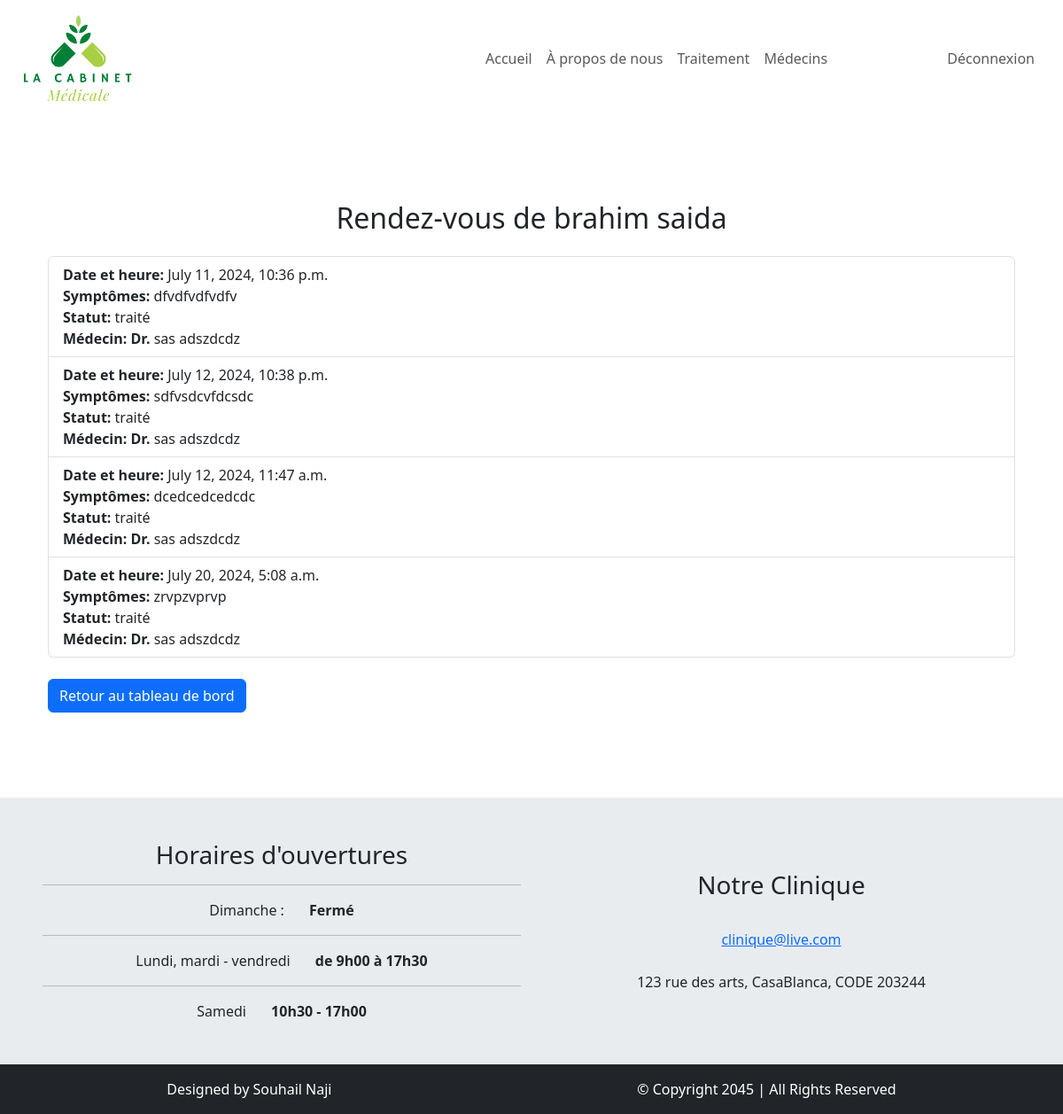
The app's page /voir_rendez_vous/4/ with its own data.
### pages/models.py (models this page shows, shortened)
class Patient(models.Model):
    id = models.AutoField(primary_key=True)
    nom = models.CharField(max_length=100)
    prenom = models.CharField(max_length=100)
    dateNaissance = models.DateField()
    adresse = models.CharField(max_length=255)
    telephone = models.CharField(max_length=20)
    email = models.EmailField()
    password = models.CharField(max_length=100)
    created_at = models.DateTimeField(auto_now_add=True)

class RendezVous(models.Model):
    id = models.AutoField(primary_key=True)
    dateHeure = models.DateTimeField()
    statut = models.CharField(max_length=50)
    symptome = models.CharField(max_length=255)
    patient = models.ForeignKey(Patient, on_delete=models.CASCADE)
    medecin = models.ForeignKey(Medecin, on_delete=models.CASCADE, null=True)
    checking = models.BooleanField(default=False)

class Medecin(models.Model):
    id = models.AutoField(primary_key=True)
    nom = models.CharField(max_length=100)
    prenom = models.CharField(max_length=100)
    specialite = models.CharField(max_length=100)
    licence = models.CharField(max_length=10)

### pages/views.py (the view)
# urls.py: path('voir_rendez_vous/<int:idpatient>/',views.voir_rendez_vous,name='voir_rendez_vous'),
def voir_rendez_vous(request, idpatient):
    patient = get_object_or_404(Patient, id=idpatient)
    rendezvous_list = RendezVous.objects.filter(patient=patient)
    return render(request, 'pages/voir_rendez_vous.html', {'patient': patient, 'rendezvous_list': rendezvous_list})

### templates/pages/voir_rendez_vous.html (shortened to what this page needs)
{% load static %}
<!DOCTYPE html>
<html lang="en">
<head>
    <link href="https://cdn.jsdelivr.net/npm/bootstrap@5.3.3/dist/css/bootstrap.min.css" rel="stylesheet">
</head>
<body>
    <nav class="navbar navbar-expand-lg bg-body-white py-3 px-4">
        <div class="">
          <a class="navbar-brand" href="#">
            <img class="w-25" src="{% static 'images/logo.png' %}" alt="Logo">
          </a>
        </div>
        <div class="collapse navbar-collapse" id="navbarSupportedContent">
            <ul class="navbar-nav me-auto mb-2 mb-lg-0">
                <li class="nav-item">
                    <a class="nav-link" href="#">Accueil</a>
                </li>
                <li class="nav-item">
                    <a class="nav-link" href="#">À propos de nous</a>
                </li>
                <li class="nav-item">
                    <a class="nav-link" href="#">Traitement</a>
                </li>
                <li class="nav-item">
                    <a class="nav-link" href="#">Médecins</a>
                </li>
            </ul>
        </div>
        <div>
            <ul class="navbar-nav me-auto mb-2 mb-lg-0">
                <li class="nav-item">
                    <a class="nav-link" href="#">Déconnexion</a>
                </li>
            </ul>
        </div>
    </nav>
    <main class="container py-5">
        <div class="container py-5">
            <h2 class="text-center">Rendez-vous de {{ patient.prenom }} {{ patient.nom }}</h2>
            <div class="mt-4">
                {% if rendezvous_list %}
                    <ul class="list-group">
                        {% for rendezvous in rendezvous_list %}
                            <li class="list-group-item d-flex justify-content-between align-items-start">
                                <div>
                                    <strong>Date et heure:</strong> {{ rendezvous.dateHeure|date:"DATETIME_FORMAT" }}<br>
                                    <strong>Symptômes:</strong> {{ rendezvous.symptome }}<br>
                                    <strong>Statut:</strong> {{ rendezvous.statut }}
                                    {% if rendezvous.statut == 'confirmé' or rendezvous.statut == 'traité'%}
                                        <br><strong>Médecin: Dr.</strong> {{ rendezvous.medecin.nom }} {{ rendezvous.medecin.prenom }}
                                    {% endif %}
                                </div>
                            </li>
                        {% endfor %}
                    </ul>
                {% else %}
                    <p>Aucun rendez-vous trouvé pour ce patient.</p>
                {% endif %}
            </div>
            <div class="mt-4">
                <a href="{% url 'patient' patient.id %}" class="btn btn-primary">Retour au tableau de bord </a>
            </div>
        </div>
    </main>
    <footer class="p-5 bg-body-secondary">
        <div class="row d-flex justify-content-center align-items-center text-center">
            <div class="col">
                <h3>Horaires d'ouvertures</h3>
                <hr>
                <span>Dimanche : <span class="fw-semibold ps-4">Fermé</span></span>
                <hr>
                <span>Lundi, mardi - vendredi <span class="fw-semibold ps-4">de 9h00 à 17h30</span></span>
                <hr>
                <span>Samedi <span class="fw-semibold ps-4">10h30 - 17h00</span></span>
            </div>
            <div class="col">
                <h3>Notre Clinique</h3>
                <div class="d-flex justify-content-center flex-column">
                    <a href="mailto:clinique@live.com" class="my-4">clinique@live.com</a>
                    <span>123 rue des arts, CasaBlanca, CODE 203244</span>
                </div>
            </div>
        </div>
    </footer>
    <footer class="bg-dark text-white p-3">
        <div class="d-flex justify-content-around align-items-center">
            <div>
                <p class="p-0 m-0">Designed by Souhail Naji</p>
            </div>
            <div>
                <p class="p-0 m-0">© Copyright 2045 | All Rights Reserved</p>
            </div>
        </div>
    </footer>
</body>
</html>

### records on screen
Patient: prenom "brahim", nom "saida"
RendezVous: dateHeure "July 11, 2024, 10:36 p.m.", symptome "dfvdfvdfvdfv", statut "traité", medecin.nom "sas", medecin.prenom "adszdcdz"
RendezVous: dateHeure "July 12, 2024, 10:38 p.m.", symptome "sdfvsdcvfdcsdc", statut "traité", medecin.nom "sas", medecin.prenom "adszdcdz"
RendezVous: dateHeure "July 12, 2024, 11:47 a.m.", symptome "dcedcedcedcdc", statut "traité", medecin.nom "sas", medecin.prenom "adszdcdz"
RendezVous: dateHeure "July 20, 2024, 5:08 a.m.", symptome "zrvpzvprvp", statut "traité", medecin.nom "sas", medecin.prenom "adszdcdz"
